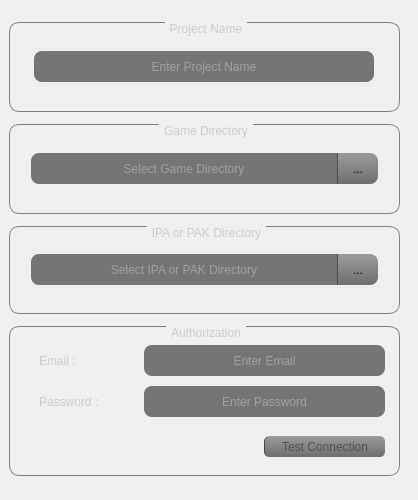
      <widget class="QWidget" name="stngs">
       <attribute name="title">
        <string>Settings</string>
       </attribute>
       <widget class="QFrame" name="frame_5">
        <property name="geometry">
         <rect>
          <x>0</x>
          <y>10</y>
          <width>409</width>
          <height>481</height>
         </rect>
        </property>
        <property name="minimumSize">
         <size>
          <width>409</width>
          <height>481</height>
         </size>
        </property>
        <property name="maximumSize">
         <size>
          <width>409</width>
          <height>481</height>
         </size>
        </property>
        <property name="frameShape">
         <enum>QFrame::NoFrame</enum>
        </property>
        <property name="frameShadow">
         <enum>QFrame::Raised</enum>
        </property>
        <layout class="QGridLayout" name="gridLayout_9">
         <property name="leftMargin">
          <number>0</number>
         </property>
         <property name="topMargin">
          <number>0</number>
         </property>
         <property name="rightMargin">
          <number>0</number>
         </property>
         <property name="bottomMargin">
          <number>0</number>
         </property>
         <property name="spacing">
          <number>0</number>
         </property>
         <item row="1" column="0">
          <widget class="QGroupBox" name="groupBox">
           <property name="maximumSize">
            <size>
             <width>391</width>
             <height>90</height>
            </size>
           </property>
           <property name="styleSheet">
            <string notr="true">QGroupBox {
    border: 1px solid gray;
    border-radius: 10px;
    margin-top: 1ex; /* leave space at the top for the title */
}
QGroupBox::title {
	color: rgb(203, 203, 203);
	subcontrol-origin: margin;
    subcontrol-position: top center; /* position at the top center */
    padding: 0 3px;
}
</string>
           </property>
           <property name="title">
            <string>Game Directory</string>
           </property>
           <layout class="QGridLayout" name="gridLayout_3">
            <item row="0" column="0">
             <widget class="QFrame" name="frame">
              <property name="minimumSize">
               <size>
                <width>365</width>
                <height>57</height>
               </size>
              </property>
              <property name="maximumSize">
               <size>
                <width>365</width>
                <height>57</height>
               </size>
              </property>
              <property name="frameShape">
               <enum>QFrame::NoFrame</enum>
              </property>
              <property name="frameShadow">
               <enum>QFrame::Raised</enum>
              </property>
              <layout class="QGridLayout" name="gridLayout_2">
               <item row="0" column="0">
                <widget class="QLineEdit" name="fld_proj_path">
                 <property name="minimumSize">
                  <size>
                   <width>306</width>
                   <height>31</height>
                  </size>
                 </property>
                 <property name="maximumSize">
                  <size>
                   <width>306</width>
                   <height>31</height>
                  </size>
                 </property>
                 <property name="styleSheet">
                  <string notr="true">QLineEdit{
color: rgb(203, 203, 203);
background-color: rgb(117, 117, 117);
border-top-left-radius: 8px;
border-bottom-left-radius: 8px;
padding: 5px;
}</string>
                 </property>
                 <property name="text">
                  <string/>
                 </property>
                 <property name="alignment">
                  <set>Qt::AlignCenter</set>
                 </property>
                 <property name="placeholderText">
                  <string>Select Game Directory</string>
                 </property>
                </widget>
               </item>
               <item row="0" column="1">
                <widget class="QToolButton" name="btn_proj_dir">
                 <property name="minimumSize">
                  <size>
                   <width>41</width>
                   <height>31</height>
                  </size>
                 </property>
                 <property name="styleSheet">
                  <string notr="true">QToolButton { /* all types of tool button */
 	border-left:1px solid rgb(75, 75, 75);
    border-top-right-radius: 8px;
    border-bottom-right-radius: 8px;
	background-color: qlineargradient(spread:pad, x1:0.489045, y1:1, x2:0.472, y2:0, stop:0 rgba(111, 111, 111, 255), stop:1 rgba(155, 155, 155, 255));
}
QToolButton:pressed {
	background-color: qlineargradient(spread:pad, x1:0.489045, y1:1, x2:0.472, y2:0, stop:0 rgba(158, 158, 158, 255), stop:1 rgba(203, 203, 203, 255));
}
QToolButton:hover {
	background-color: qlineargradient(spread:pad, x1:0.489045, y1:1, x2:0.472, y2:0, stop:0 rgba(158, 158, 158, 255), stop:1 rgba(203, 203, 203, 255));
}</string>
                 </property>
                 <property name="text">
                  <string>...</string>
                 </property>
                </widget>
               </item>
              </layout>
             </widget>
            </item>
           </layout>
          </widget>
         </item>
         <item row="4" column="0">
          <widget class="QGroupBox" name="groupBox_2">
           <property name="minimumSize">
            <size>
             <width>391</width>
             <height>150</height>
            </size>
           </property>
           <property name="maximumSize">
            <size>
             <width>391</width>
             <height>150</height>
            </size>
           </property>
           <property name="styleSheet">
            <string notr="true">QGroupBox {
    border: 1px solid gray;
    border-radius: 10px;
    margin-top: 1ex; /* leave space at the top for the title */
}
QGroupBox::title {
	color: rgb(203, 203, 203);
	subcontrol-origin: margin;
    subcontrol-position: top center; /* position at the top center */
    padding: 0 3px;
}
</string>
           </property>
           <property name="title">
            <string>Authorization</string>
           </property>
           <layout class="QGridLayout" name="gridLayout_8">
            <item row="0" column="0">
             <widget class="QFrame" name="frame_3">
              <property name="frameShape">
               <enum>QFrame::NoFrame</enum>
              </property>
              <property name="frameShadow">
               <enum>QFrame::Raised</enum>
              </property>
              <layout class="QGridLayout" name="gridLayout_6">
               <property name="leftMargin">
                <number>20</number>
               </property>
               <property name="rightMargin">
                <number>5</number>
               </property>
               <property name="bottomMargin">
                <number>0</number>
               </property>
               <property name="horizontalSpacing">
                <number>0</number>
               </property>
               <property name="verticalSpacing">
                <number>10</number>
               </property>
               <item row="0" column="0">
                <widget class="QLabel" name="label">
                 <property name="minimumSize">
                  <size>
                   <width>46</width>
                   <height>13</height>
                  </size>
                 </property>
                 <property name="maximumSize">
                  <size>
                   <width>46</width>
                   <height>13</height>
                  </size>
                 </property>
                 <property name="styleSheet">
                  <string notr="true">QLabel{	color: rgb(203, 203, 203);}</string>
                 </property>
                 <property name="text">
                  <string>Email :</string>
                 </property>
                </widget>
               </item>
               <item row="0" column="1">
                <spacer name="horizontalSpacer_2">
                 <property name="orientation">
                  <enum>Qt::Horizontal</enum>
                 </property>
                 <property name="sizeHint" stdset="0">
                  <size>
                   <width>0</width>
                   <height>20</height>
                  </size>
                 </property>
                </spacer>
               </item>
               <item row="0" column="2">
                <widget class="QLineEdit" name="fld_email">
                 <property name="minimumSize">
                  <size>
                   <width>241</width>
                   <height>31</height>
                  </size>
                 </property>
                 <property name="maximumSize">
                  <size>
                   <width>241</width>
                   <height>31</height>
                  </size>
                 </property>
                 <property name="styleSheet">
                  <string notr="true">QLineEdit{
color: rgb(203, 203, 203);
background-color: rgb(117, 117, 117);
border-radius: 8px;
padding: 5px;
}</string>
                 </property>
                 <property name="text">
                  <string/>
                 </property>
                 <property name="alignment">
                  <set>Qt::AlignCenter</set>
                 </property>
                 <property name="placeholderText">
                  <string>Enter Email</string>
                 </property>
                </widget>
               </item>
               <item row="1" column="2">
                <widget class="QLineEdit" name="fld_password">
                 <property name="minimumSize">
                  <size>
                   <width>241</width>
                   <height>31</height>
                  </size>
                 </property>
                 <property name="maximumSize">
                  <size>
                   <width>241</width>
                   <height>31</height>
                  </size>
                 </property>
                 <property name="styleSheet">
                  <string notr="true">QLineEdit{
color: rgb(203, 203, 203);
background-color: rgb(117, 117, 117);
border-radius: 8px;
padding: 5px;
}</string>
                 </property>
                 <property name="text">
                  <string/>
                 </property>
                 <property name="echoMode">
                  <enum>QLineEdit::Password</enum>
                 </property>
                 <property name="alignment">
                  <set>Qt::AlignCenter</set>
                 </property>
                 <property name="placeholderText">
                  <string>Enter Password</string>
                 </property>
                </widget>
               </item>
               <item row="2" column="0" colspan="3">
                <widget class="QFrame" name="frame_4">
                 <property name="frameShape">
                  <enum>QFrame::NoFrame</enum>
                 </property>
                 <property name="frameShadow">
                  <enum>QFrame::Raised</enum>
                 </property>
                 <layout class="QGridLayout" name="gridLayout_7">
                  <property name="leftMargin">
                   <number>0</number>
                  </property>
                  <property name="topMargin">
                   <number>0</number>
                  </property>
                  <property name="rightMargin">
                   <number>0</number>
                  </property>
                  <property name="bottomMargin">
                   <number>0</number>
                  </property>
                  <property name="spacing">
                   <number>0</number>
                  </property>
                  <item row="0" column="0">
                   <spacer name="horizontalSpacer_3">
                    <property name="orientation">
                     <enum>Qt::Horizontal</enum>
                    </property>
                    <property name="sizeHint" stdset="0">
                     <size>
                      <width>191</width>
                      <height>8</height>
                     </size>
                    </property>
                   </spacer>
                  </item>
                  <item row="0" column="1">
                   <widget class="QPushButton" name="btn_connection">
                    <property name="minimumSize">
                     <size>
                      <width>121</width>
                      <height>21</height>
                     </size>
                    </property>
                    <property name="maximumSize">
                     <size>
                      <width>121</width>
                      <height>21</height>
                     </size>
                    </property>
                    <property name="styleSheet">
                     <string notr="true">QPushButton { /* all types of tool button */
	color: rgb(80, 80, 80);
 	border-left:1px solid rgb(75, 75, 75);
    border-radius: 5px;
	background-color: qlineargradient(spread:pad, x1:0.489045, y1:1, x2:0.472, y2:0, stop:0 rgba(111, 111, 111, 255), stop:1 rgba(155, 155, 155, 255));
}
QPushButton:pressed {
	background-color: qlineargradient(spread:pad, x1:0.489045, y1:1, x2:0.472, y2:0, stop:0 rgba(158, 158, 158, 255), stop:1 rgba(203, 203, 203, 255));
}
QPushButton:hover {
	background-color: qlineargradient(spread:pad, x1:0.489045, y1:1, x2:0.472, y2:0, stop:0 rgba(158, 158, 158, 255), stop:1 rgba(203, 203, 203, 255));
}</string>
                    </property>
                    <property name="text">
                     <string>Test Connection</string>
                    </property>
                   </widget>
                  </item>
                 </layout>
                </widget>
               </item>
               <item row="1" column="0" colspan="2">
                <widget class="QLabel" name="label_2">
                 <property name="minimumSize">
                  <size>
                   <width>46</width>
                   <height>13</height>
                  </size>
                 </property>
                 <property name="styleSheet">
                  <string notr="true">QLabel{	
color: rgb(203, 203, 203);
}</string>
                 </property>
                 <property name="text">
                  <string>Password :</string>
                 </property>
                </widget>
               </item>
              </layout>
             </widget>
            </item>
           </layout>
          </widget>
         </item>
         <item row="3" column="0">
          <widget class="QGroupBox" name="groupBox_4">
           <property name="minimumSize">
            <size>
             <width>391</width>
             <height>88</height>
            </size>
           </property>
           <property name="maximumSize">
            <size>
             <width>391</width>
             <height>88</height>
            </size>
           </property>
           <property name="styleSheet">
            <string notr="true">QGroupBox {
    border: 1px solid gray;
    border-radius: 10px;
    margin-top: 1ex; /* leave space at the top for the title */
}
QGroupBox::title {
	color: rgb(203, 203, 203);
	subcontrol-origin: margin;
    subcontrol-position: top center; /* position at the top center */
    padding: 0 3px;
}
</string>
           </property>
           <property name="title">
            <string>IPA or PAK Directory</string>
           </property>
           <layout class="QGridLayout" name="gridLayout_11">
            <item row="0" column="0">
             <widget class="QFrame" name="frame_6">
              <property name="minimumSize">
               <size>
                <width>365</width>
                <height>55</height>
               </size>
              </property>
              <property name="maximumSize">
               <size>
                <width>365</width>
                <height>55</height>
               </size>
              </property>
              <property name="frameShape">
               <enum>QFrame::NoFrame</enum>
              </property>
              <property name="frameShadow">
               <enum>QFrame::Raised</enum>
              </property>
              <layout class="QGridLayout" name="gridLayout_10">
               <item row="0" column="0">
                <widget class="QLineEdit" name="fld_ipa_or_pak_dir">
                 <property name="minimumSize">
                  <size>
                   <width>306</width>
                   <height>31</height>
                  </size>
                 </property>
                 <property name="maximumSize">
                  <size>
                   <width>306</width>
                   <height>31</height>
                  </size>
                 </property>
                 <property name="styleSheet">
                  <string notr="true">QLineEdit{
color: rgb(203, 203, 203);
background-color: rgb(117, 117, 117);
border-top-left-radius: 8px;
border-bottom-left-radius: 8px;
padding: 5px;
}</string>
                 </property>
                 <property name="text">
                  <string/>
                 </property>
                 <property name="alignment">
                  <set>Qt::AlignCenter</set>
                 </property>
                 <property name="readOnly">
                  <bool>false</bool>
                 </property>
                 <property name="placeholderText">
                  <string>Select IPA or PAK Directory</string>
                 </property>
                </widget>
               </item>
               <item row="0" column="1">
                <widget class="QToolButton" name="btn_ipa_or_pak_dir">
                 <property name="minimumSize">
                  <size>
                   <width>41</width>
                   <height>31</height>
                  </size>
                 </property>
                 <property name="maximumSize">
                  <size>
                   <width>41</width>
                   <height>31</height>
                  </size>
                 </property>
                 <property name="styleSheet">
                  <string notr="true">QToolButton { /* all types of tool button */
 	border-left:1px solid rgb(75, 75, 75);
    border-top-right-radius: 8px;
    border-bottom-right-radius: 8px;
	background-color: qlineargradient(spread:pad, x1:0.489045, y1:1, x2:0.472, y2:0, stop:0 rgba(111, 111, 111, 255), stop:1 rgba(155, 155, 155, 255));
}
QToolButton:pressed {
	background-color: qlineargradient(spread:pad, x1:0.489045, y1:1, x2:0.472, y2:0, stop:0 rgba(158, 158, 158, 255), stop:1 rgba(203, 203, 203, 255));
}
QToolButton:hover {
	background-color: qlineargradient(spread:pad, x1:0.489045, y1:1, x2:0.472, y2:0, stop:0 rgba(158, 158, 158, 255), stop:1 rgba(203, 203, 203, 255));
}</string>
                 </property>
                 <property name="text">
                  <string>...</string>
                 </property>
                </widget>
               </item>
              </layout>
             </widget>
            </item>
           </layout>
          </widget>
         </item>
         <item row="0" column="0">
          <widget class="QGroupBox" name="groupBox_3">
           <property name="minimumSize">
            <size>
             <width>391</width>
             <height>90</height>
            </size>
           </property>
           <property name="maximumSize">
            <size>
             <width>391</width>
             <height>90</height>
            </size>
           </property>
           <property name="styleSheet">
            <string notr="true">QGroupBox {
    border: 1px solid gray;
    border-radius: 10px;
    margin-top: 1ex; /* leave space at the top for the title */
}
QGroupBox::title {
	color: rgb(203, 203, 203);
	subcontrol-origin: margin;
    subcontrol-position: top center; /* position at the top center */
    padding: 0 3px;
}
</string>
           </property>
           <property name="title">
            <string>Project Name</string>
           </property>
           <layout class="QGridLayout" name="gridLayout_5">
            <item row="0" column="0">
             <widget class="QFrame" name="frame_2">
              <property name="minimumSize">
               <size>
                <width>365</width>
                <height>57</height>
               </size>
              </property>
              <property name="maximumSize">
               <size>
                <width>365</width>
                <height>57</height>
               </size>
              </property>
              <property name="frameShape">
               <enum>QFrame::NoFrame</enum>
              </property>
              <property name="frameShadow">
               <enum>QFrame::Raised</enum>
              </property>
              <layout class="QGridLayout" name="gridLayout_4">
               <item row="0" column="0">
                <widget class="QLineEdit" name="fld_proj_name">
                 <property name="minimumSize">
                  <size>
                   <width>340</width>
                   <height>31</height>
                  </size>
                 </property>
                 <property name="maximumSize">
                  <size>
                   <width>340</width>
                   <height>31</height>
                  </size>
                 </property>
                 <property name="styleSheet">
                  <string notr="true">QLineEdit{
color: rgb(203, 203, 203);
background-color: rgb(117, 117, 117);
border-radius: 8px;
padding: 5px;
}</string>
                 </property>
                 <property name="text">
                  <string/>
                 </property>
                 <property name="alignment">
                  <set>Qt::AlignCenter</set>
                 </property>
                 <property name="placeholderText">
                  <string>Enter Project Name</string>
                 </property>
                </widget>
               </item>
              </layout>
             </widget>
            </item>
           </layout>
          </widget>
         </item>
        </layout>
       </widget>
      </widget>
